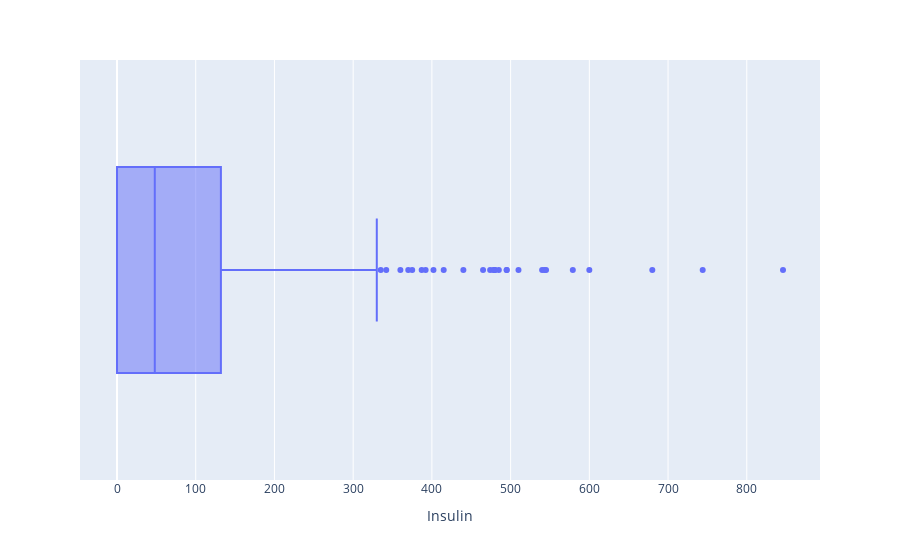

Write notebook code for a chart like this one.
### Code cell
px.box(data_frame=df,x="Insulin")

### Figure 1 — Plotly figure (JSON) as saved in the notebook; plotly's stock layout.template omitted (floating-point values rounded to 4 significant figures; data arrays with more than 128 entries replaced by an {"elided": "..."} marker saying what was removed)
{"data": [{"alignmentgroup": "True", "hovertemplate": "Insulin=%{x}<extra></extra>", "legendgroup": "", "marker": {"color": "#636efa"}, "name": "", "notched": false, "offsetgroup": "", "orientation": "h", "showlegend": false, "type": "box", "x": {"elided": "712 int values"}, "x0": " ", "xaxis": "x", "y0": " ", "yaxis": "y"}], "layout": {"boxmode": "group", "legend": {"tracegroupgap": 0}, "margin": {"t": 60}, "xaxis": {"anchor": "y", "domain": [0, 1], "title": {"text": "Insulin"}}, "yaxis": {"anchor": "x", "domain": [0, 1]}}}
